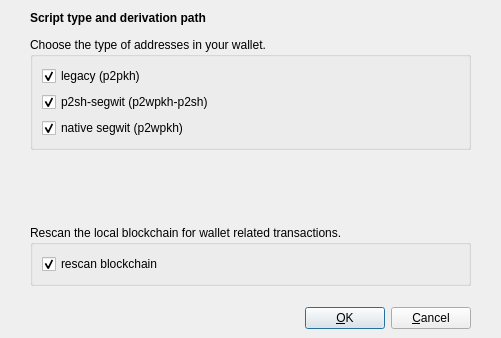
<?xml version="1.0" encoding="UTF-8"?>
<ui version="4.0">
 <class>DerivationPathDialog</class>
 <widget class="QDialog" name="DerivationPathDialog">
  <property name="geometry">
   <rect>
    <x>0</x>
    <y>0</y>
    <width>501</width>
    <height>338</height>
   </rect>
  </property>
  <property name="windowTitle">
   <string>Select script type and derivation path</string>
  </property>
  <layout class="QVBoxLayout" name="verticalLayout_2">
   <property name="leftMargin">
    <number>0</number>
   </property>
   <property name="rightMargin">
    <number>0</number>
   </property>
   <property name="bottomMargin">
    <number>0</number>
   </property>
   <item>
    <layout class="QVBoxLayout" name="verticalLayout">
     <property name="spacing">
      <number>12</number>
     </property>
     <property name="leftMargin">
      <number>30</number>
     </property>
     <property name="rightMargin">
      <number>30</number>
     </property>
     <item>
      <widget class="QLabel" name="labelTitle">
       <property name="font">
        <font>
         <weight>75</weight>
         <bold>true</bold>
        </font>
       </property>
       <property name="text">
        <string>Script type and derivation path</string>
       </property>
      </widget>
     </item>
     <item>
      <layout class="QVBoxLayout" name="verticalLayout_3">
       <item>
        <widget class="QGroupBox" name="groupBoxAddressType">
         <property name="title">
          <string>Choose the type of addresses in your wallet.</string>
         </property>
         <layout class="QVBoxLayout" name="verticalLayout_4">
          <item>
           <widget class="QCheckBox" name="cbLegacy">
            <property name="enabled">
             <bool>true</bool>
            </property>
            <property name="text">
             <string>legacy (p2pkh)</string>
            </property>
            <property name="checked">
             <bool>true</bool>
            </property>
           </widget>
          </item>
          <item>
           <widget class="QCheckBox" name="cbP2SH">
            <property name="text">
             <string>p2sh-segwit (p2wpkh-p2sh)</string>
            </property>
            <property name="checked">
             <bool>true</bool>
            </property>
           </widget>
          </item>
          <item>
           <widget class="QCheckBox" name="cbSegWit">
            <property name="text">
             <string>native segwit (p2wpkh)</string>
            </property>
            <property name="checked">
             <bool>true</bool>
            </property>
           </widget>
          </item>
         </layout>
        </widget>
       </item>
       <item>
        <spacer name="verticalSpacer_2">
         <property name="orientation">
          <enum>Qt::Vertical</enum>
         </property>
         <property name="sizeType">
          <enum>QSizePolicy::Expanding</enum>
         </property>
         <property name="sizeHint" stdset="0">
          <size>
           <width>20</width>
           <height>40</height>
          </size>
         </property>
        </spacer>
       </item>
       <item>
        <widget class="QGroupBox" name="groupBoxRescan">
         <property name="title">
          <string>Rescan the local blockchain for wallet related transactions.</string>
         </property>
         <layout class="QVBoxLayout" name="verticalLayout_5">
          <item>
           <widget class="QCheckBox" name="cbRescan">
            <property name="text">
             <string>rescan blockchain</string>
            </property>
            <property name="checked">
             <bool>true</bool>
            </property>
           </widget>
          </item>
         </layout>
        </widget>
       </item>
      </layout>
     </item>
    </layout>
   </item>
   <item>
    <widget class="QWidget" name="buttonsContainerWhite" native="true">
     <layout class="QHBoxLayout" name="horizontalLayout_2">
      <property name="leftMargin">
       <number>30</number>
      </property>
      <property name="topMargin">
       <number>15</number>
      </property>
      <property name="rightMargin">
       <number>30</number>
      </property>
      <item>
       <spacer name="horizontalSpacer">
        <property name="orientation">
         <enum>Qt::Horizontal</enum>
        </property>
        <property name="sizeHint" stdset="0">
         <size>
          <width>40</width>
          <height>20</height>
         </size>
        </property>
       </spacer>
      </item>
      <item>
       <widget class="QPushButton" name="okButton">
        <property name="text">
         <string>&amp;OK</string>
        </property>
       </widget>
      </item>
      <item>
       <widget class="QPushButton" name="cancelButton">
        <property name="text">
         <string>&amp;Cancel</string>
        </property>
       </widget>
      </item>
     </layout>
    </widget>
   </item>
  </layout>
 </widget>
 <resources/>
 <connections/>
</ui>
